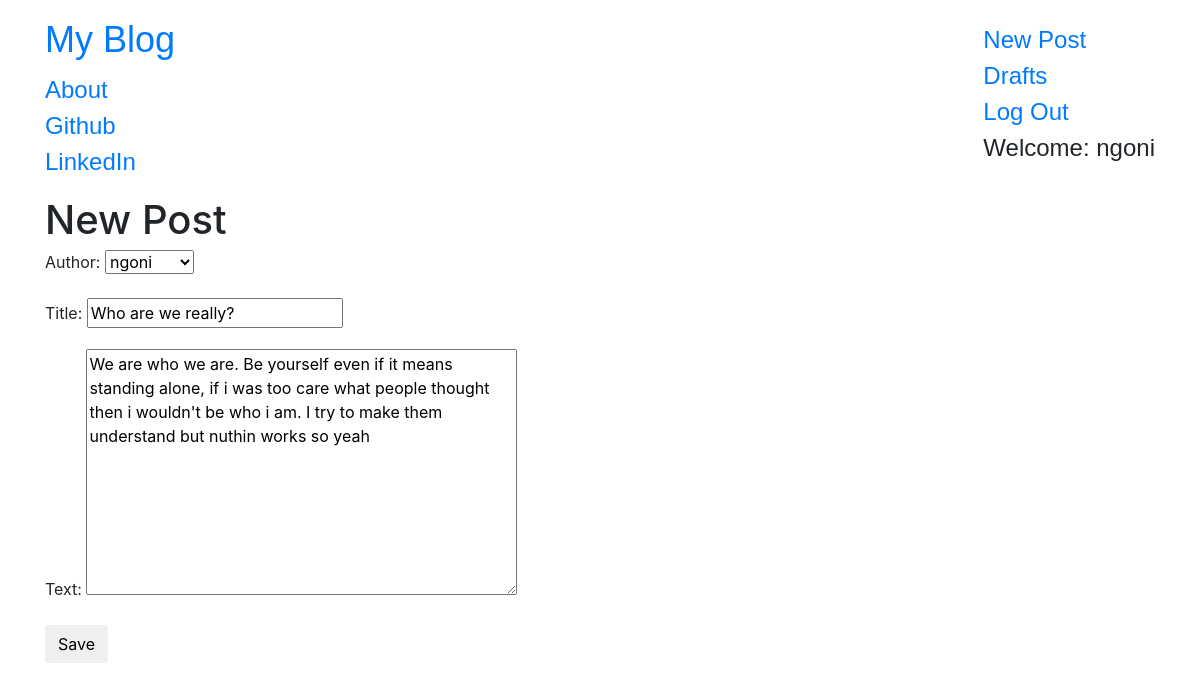
Screenshot of /post/3/edit/ (signed in) with the database file from the repository.
### blog/models.py (models this page shows, shortened)
class Post(models.Model):
    author = models.ForeignKey("auth.User", on_delete=models.CASCADE)
    title = models.CharField(max_length = 200)
    text = models.TextField()
    created_date = models.DateTimeField(default = timezone.now)
    published_date = models.DateTimeField(blank = True, null = True)

### blog/views.py (the view)
# urls.py: url(r"^post/(?P<pk>\d+)/edit/$", views.PostUpdateView.as_view(), name="post_edit"),
class PostUpdateView(LoginRequiredMixin, UpdateView):
    login_url = '/login/'
    redirect_field_name = 'blog/post_detail.html'
    form_class = PostForm
    model =Post

### blog/forms.py
class PostForm(forms.ModelForm):
    class Meta():
        model = Post
        fields = ('author', 'title', 'text')
    widgets = {
        'title': forms.TextInput(attrs={'class': 'textinputclass'}),
        'text': forms.Textarea(attrs={'class': 'editable medium-editor-textarea postcontent'}),
    }

### blog/templates/blog/post_form.html (shortened to what this page needs)
{% extends "blog/base.html" %}
{% block content %}
    <h1>New Post</h1>
    <form class="post-form" method ="POST">
        {{form.as_p}}
        <button type="submit" class = "save btn btn-default" name="button">Save</button>
    </form>
{% endblock content %}

### blog/templates/blog/base.html (shortened to what this page needs)
<!DOCTYPE html>
{% load staticfiles %}
<html>
<head>
        <link rel="stylesheet" href="{% static 'css/bootstrap.min.css' %}">
        <link rel="stylesheet" href="{% static 'css/bootstrap.css' %}">
        <link rel="stylesheet" href="{% static 'css/medium-editor.css' %}">
        <link rel="stylesheet" href="{% static 'css/themes/default.css' %}">
    <link rel="stylesheet" href="{% static 'css/blog.css' %}">
</head>
<body>
    <nav class="navbar navbar-default techfont custom-navbar" >
        <div class="container">
            <ul class="nav navbar-nav">
                <li> <a  class="navbar-brand bigbrand" href="{% url 'post_list' %}">My Blog</a> </li>
                <li> <a href="{% url 'about' %}">About</a> </li>
                <li> <a href="https://www.github.com">Github</a> </li>
                <li> <a href="https://www.linkedin.com">LinkedIn</a> </li>
            </ul>
            <ul class="nav navbar-nav navbar-right" >
                {% if user.is_authenticated %}
                    <li>
                        <a href="{% url 'post_new' %}">New Post</a>
                    </li>
                    <li>
                        <a href="{% url 'post_draft_list' %}">Drafts</a>
                    </li>
                    <li>
                        <a href="{% url 'logout' %}">Log Out</a>
                    </li>
                    <li>
                        <a>Welcome: {{user.username}}</a>
                    </li>
                {% else %}
                    <li> <a class="nav navbar-right" href="{% url 'login' %}">login</span></a> </li>
                {% endif %}
            </ul>
        </div>
    </nav>
    <div class="content container">
        <div class="row" >
            <div class="col-md-8">
                <div class="blog_posts">
                    {% block content %}
                    {% endblock %}
                </div>
            </div>
        </div>
    </div>
</body>
</html>

### blog/static/css/blog.css (style rules this page uses)
.techfont { font-family: 'Russo One', sans-serif; font-size: 1.5em; margin-bottom: 10px; }
.bigbrand { font-size: 1.5em; }

### rows the page displays
Post: author "ngoni", title "Who are we really?", text "We are who we are. Be yourself even if it means standing alone, if i was too care what people thought then i wouldn't be who i am. I try to make them understand but nuthin works so yeah"

### other values shown
{{ user.username }} "ngoni"
